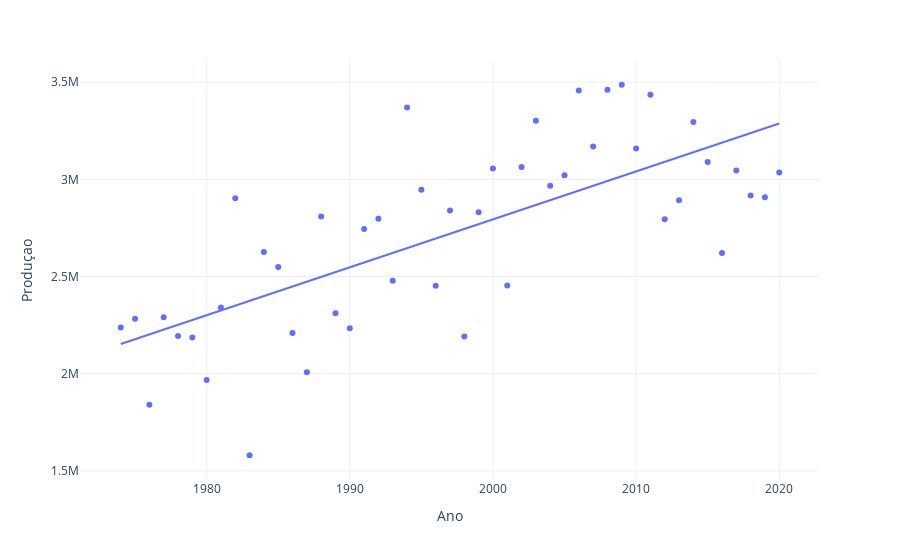

Notebook source saved alongside this figure:
### Markdown cell above
* Feijão

### Code cell
fig =px.scatter(df_feijao, x ='Ano', y='Produçao', trendline= 'ols')
fig.update_layout(template = 'plotly_white')
